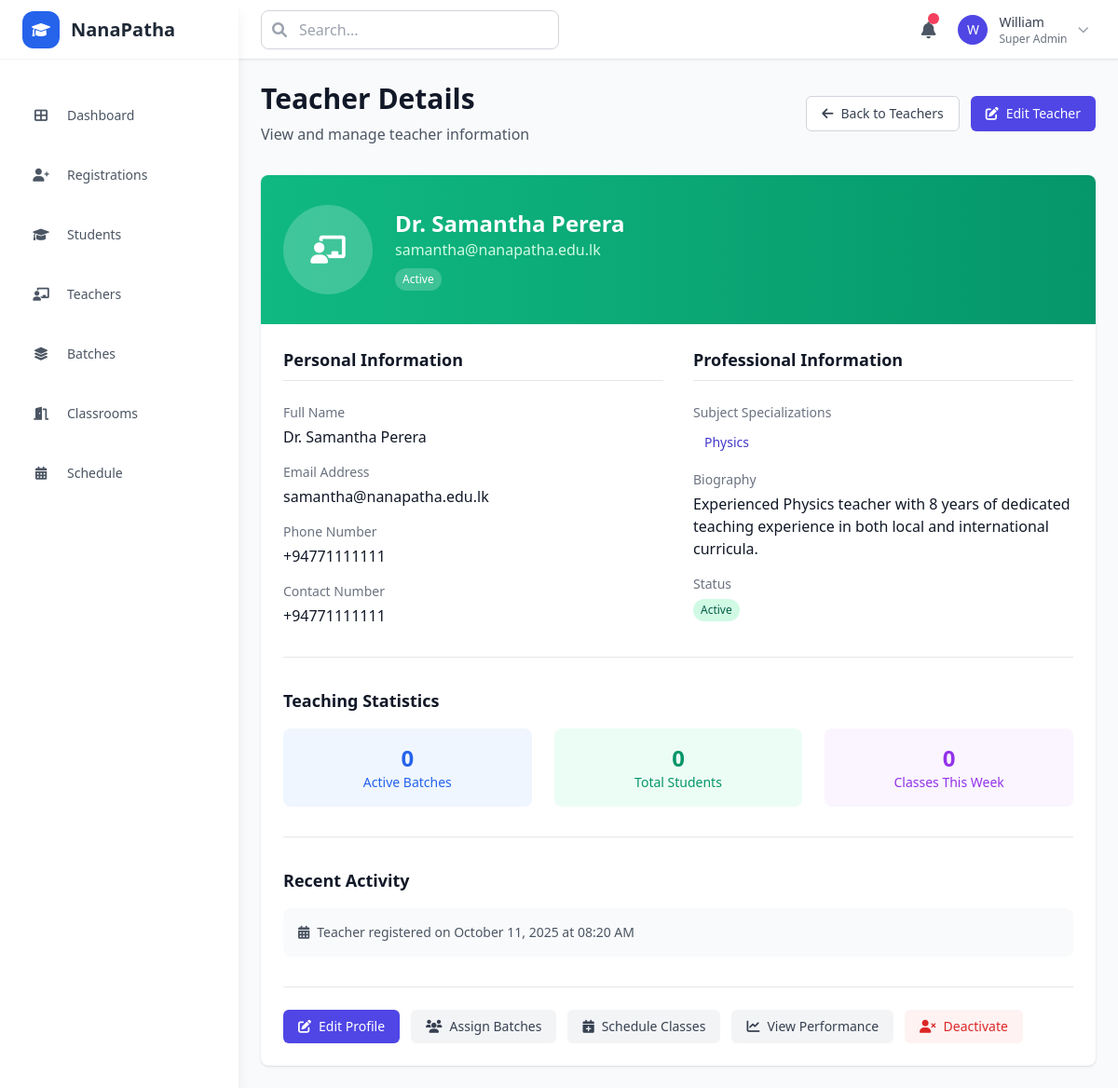
Screenshot of /admin/teachers/2 with the database file from the repository.
### models.py (models this page shows)
class User(db.Model):
    __tablename__ = 'users'
    id = db.Column(db.Integer, primary_key=True)
    name = db.Column(db.String(255), nullable=False)
    email = db.Column(db.String(255), unique=True, nullable=False)
    phone = db.Column(db.String(20))
    password_hash = db.Column(db.String(255))
    temp_password = db.Column(db.String(255))
    role = db.Column(db.Enum('student', 'teacher', 'admin', name='user_roles'), nullable=False)
    status = db.Column(db.Enum('pending', 'active', 'inactive', name='user_status'), default='pending')
    created_at = db.Column(db.DateTime, default=datetime.utcnow)
    updated_at = db.Column(db.DateTime, default=datetime.utcnow, onupdate=datetime.utcnow)
    student_profile = db.relationship('StudentProfile', backref='user', uselist=False, cascade='all, delete-orphan')
    teacher_profile = db.relationship('TeacherProfile', backref='user', uselist=False, cascade='all, delete-orphan')

class TeacherProfile(db.Model):
    __tablename__ = 'teacher_profiles'
    id = db.Column(db.Integer, primary_key=True)
    user_id = db.Column(db.Integer, db.ForeignKey('users.id'), nullable=False)
    subjects = db.Column(db.JSON)  # Store as JSON array
    contact_number = db.Column(db.String(20))
    bio = db.Column(db.Text)
    active_flag = db.Column(db.Boolean, default=True)

### app.py (the view)
@app.route('/admin/teachers/<int:teacher_id>')
def admin_teacher_detail(teacher_id):
    teacher = User.query.get_or_404(teacher_id)
    return render_template('admin/teacher_detail.html', teacher=teacher)

### templates/admin/teacher_detail.html (shortened to what this page needs)
{% extends "base.html" %}
{% block content %}
<div class="flex items-center justify-between mb-8">
    <div>
        <h1 class="text-3xl font-bold text-gray-900">Teacher Details</h1>
        <p class="mt-2 text-gray-600">View and manage teacher information</p>
    </div>
    <div class="flex space-x-3">
        <a href="{{ url_for('admin_teachers') }}"
           class="inline-flex items-center px-4 py-2 text-sm font-medium text-gray-700 bg-white border border-gray-300 rounded-md hover:bg-gray-50">
            <i class="fas fa-arrow-left mr-2"></i>
            Back to Teachers
        </a>
        <a href="{{ url_for('admin_teacher_edit', teacher_id=teacher.id) }}"
           class="inline-flex items-center px-4 py-2 text-sm font-medium text-white bg-brand hover:bg-brand-700 rounded-md">
            <i class="fas fa-edit mr-2"></i>
            Edit Teacher
        </a>
    </div>
</div>
<div class="bg-white rounded-lg shadow overflow-hidden">
    <div class="bg-gradient-to-r from-emerald-500 to-emerald-600 px-6 py-8">
        <div class="flex items-center space-x-6">
            <div class="w-24 h-24 bg-white bg-opacity-20 rounded-full flex items-center justify-center">
                <i class="fas fa-chalkboard-teacher text-white text-3xl"></i>
            </div>
            <div class="text-white">
                <h2 class="text-2xl font-bold">{{ teacher.name }}</h2>
                <p class="text-emerald-100">{{ teacher.email }}</p>
                <div class="flex items-center mt-2">
                    <span class="inline-flex px-2 py-1 text-xs font-medium rounded-full bg-white bg-opacity-20 text-white">
                        {{ teacher.status.title() }}
                    </span>
                </div>
            </div>
        </div>
    </div>
    <div class="p-6">
        <div class="grid grid-cols-1 lg:grid-cols-2 gap-8">
            <div class="space-y-6">
                <h3 class="text-lg font-semibold text-gray-900 border-b pb-2">Personal Information</h3>
                <div class="space-y-4">
                    <div>
                        <label class="block text-sm font-medium text-gray-500">Full Name</label>
                        <p class="mt-1 text-gray-900">{{ teacher.name }}</p>
                    </div>
                    <div>
                        <label class="block text-sm font-medium text-gray-500">Email Address</label>
                        <p class="mt-1 text-gray-900">{{ teacher.email }}</p>
                    </div>
                    <div>
                        <label class="block text-sm font-medium text-gray-500">Phone Number</label>
                        <p class="mt-1 text-gray-900">{{ teacher.phone or 'Not provided' }}</p>
                    </div>
                    {% if teacher.teacher_profile and teacher.teacher_profile.contact_number %}
                    <div>
                        <label class="block text-sm font-medium text-gray-500">Contact Number</label>
                        <p class="mt-1 text-gray-900">{{ teacher.teacher_profile.contact_number }}</p>
                    </div>
                    {% endif %}
                </div>
            </div>
            <div class="space-y-6">
                <h3 class="text-lg font-semibold text-gray-900 border-b pb-2">Professional Information</h3>
                <div class="space-y-4">
                    {% if teacher.teacher_profile %}
                    <div>
                        <label class="block text-sm font-medium text-gray-500">Subject Specializations</label>
                        <div class="mt-2 flex flex-wrap gap-2">
                            {% if teacher.teacher_profile.subjects %}
                                {% for subject in teacher.teacher_profile.subjects %}
                                <span class="inline-flex items-center px-3 py-1 rounded-full text-sm bg-brand-50 text-brand-700">
                                    {{ subject }}
                                </span>
                                {% endfor %}
                            {% else %}
                            <p class="text-gray-500">No subjects assigned</p>
                            {% endif %}
                        </div>
                    </div>
                    {% if teacher.teacher_profile.bio %}
                    <div>
                        <label class="block text-sm font-medium text-gray-500">Biography</label>
                        <p class="mt-1 text-gray-900">{{ teacher.teacher_profile.bio }}</p>
                    </div>
                    {% endif %}
                    <div>
                        <label class="block text-sm font-medium text-gray-500">Status</label>
                        <p class="mt-1">
                            {% if teacher.teacher_profile.active_flag %}
                            <span class="inline-flex px-2 py-1 text-xs font-medium rounded-full bg-emerald-100 text-emerald-800">
                                Active
                            </span>
                            {% else %}
                            <span class="inline-flex px-2 py-1 text-xs font-medium rounded-full bg-red-100 text-red-800">
                                Inactive
                            </span>
                            {% endif %}
                        </p>
                    </div>
                    {% else %}
                    <p class="text-gray-500 italic">No professional profile created yet</p>
                    {% endif %}
                </div>
            </div>
        </div>
        <div class="mt-8 pt-8 border-t">
            <h3 class="text-lg font-semibold text-gray-900 mb-4">Teaching Statistics</h3>
            <div class="grid grid-cols-1 sm:grid-cols-3 gap-6">
                <div class="bg-blue-50 rounded-lg p-4 text-center">
                    <div class="text-2xl font-bold text-blue-600">0</div>
                    <div class="text-sm text-blue-600">Active Batches</div>
                </div>
                <div class="bg-emerald-50 rounded-lg p-4 text-center">
                    <div class="text-2xl font-bold text-emerald-600">0</div>
                    <div class="text-sm text-emerald-600">Total Students</div>
                </div>
                <div class="bg-purple-50 rounded-lg p-4 text-center">
                    <div class="text-2xl font-bold text-purple-600">0</div>
                    <div class="text-sm text-purple-600">Classes This Week</div>
                </div>
            </div>
        </div>
        <div class="mt-8 pt-8 border-t">
            <h3 class="text-lg font-semibold text-gray-900 mb-4">Recent Activity</h3>
            <div class="bg-gray-50 rounded-lg p-4">
                <div class="flex items-center text-sm text-gray-600">
                    <i class="fas fa-calendar-alt mr-2"></i>
                    Teacher registered on {{ teacher.created_at.strftime('%B %d, %Y at %I:%M %p') }}
                </div>
            </div>
        </div>
        <div class="mt-8 pt-6 border-t flex flex-wrap gap-3">
            <a href="{{ url_for('admin_teacher_edit', teacher_id=teacher.id) }}"
               class="inline-flex items-center px-4 py-2 text-sm font-medium text-white bg-brand hover:bg-brand-700 rounded-md">
                <i class="fas fa-edit mr-2"></i>
                Edit Profile
            </a>
            <button class="inline-flex items-center px-4 py-2 text-sm font-medium text-gray-700 bg-gray-100 hover:bg-gray-200 rounded-md">
                <i class="fas fa-users mr-2"></i>
                Assign Batches
            </button>
            <button class="inline-flex items-center px-4 py-2 text-sm font-medium text-gray-700 bg-gray-100 hover:bg-gray-200 rounded-md">
                <i class="fas fa-calendar-plus mr-2"></i>
                Schedule Classes
            </button>
            <button class="inline-flex items-center px-4 py-2 text-sm font-medium text-gray-700 bg-gray-100 hover:bg-gray-200 rounded-md">
                <i class="fas fa-chart-line mr-2"></i>
                View Performance
            </button>
            <button onclick="confirmDeactivate()"
                    class="inline-flex items-center px-4 py-2 text-sm font-medium text-red-600 bg-red-50 hover:bg-red-100 rounded-md">
                <i class="fas fa-user-times mr-2"></i>
                Deactivate
            </button>
        </div>
    </div>
</div>
{% endblock %}

### rows the page displays
User: name "Dr. Samantha Perera", email "samantha@nanapatha.edu.lk", status "Active", phone "+94771111111", created_at "October 11, 2025 at 08:20 AM"
TeacherProfile: teacher_profile.contact_number "+94771111111", teacher_profile.bio "Experienced Physics teacher with 8 years of dedicated teaching experience in both local and international curricula."

### other values shown
{{ subject }} "Physics"
